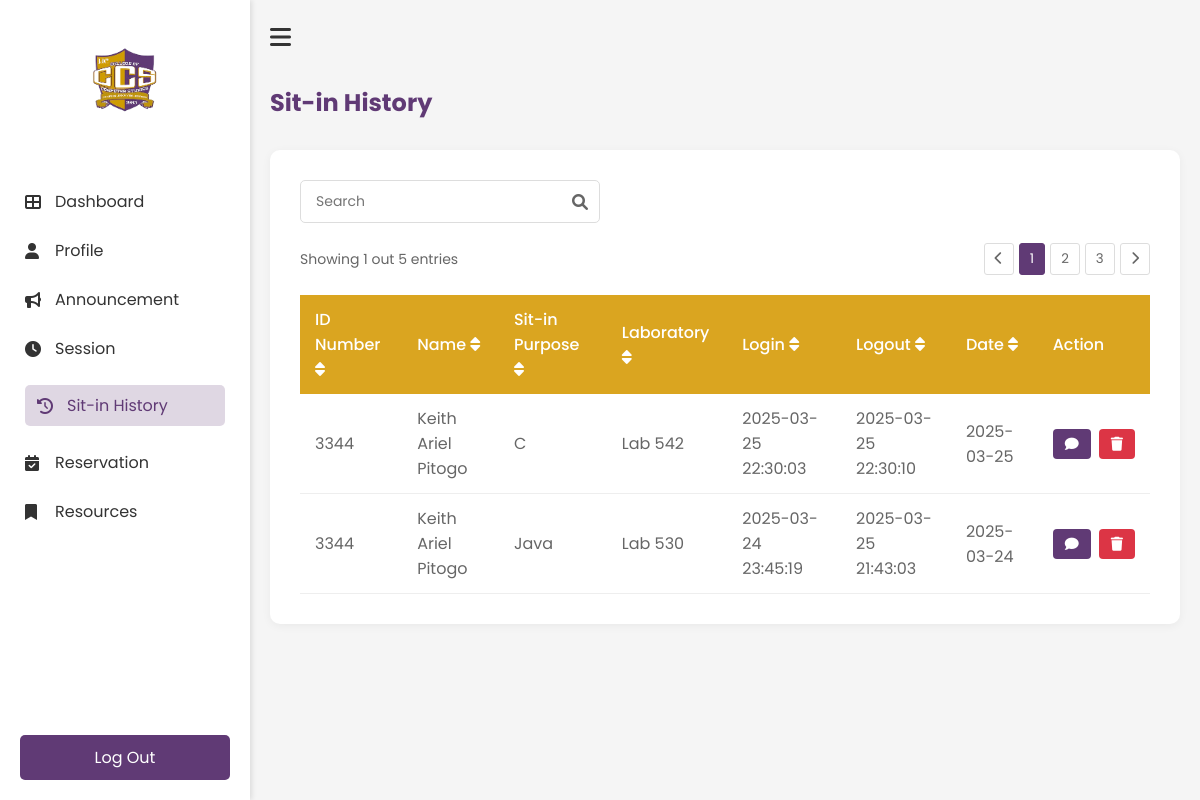
The page /History (signed in) on the database as committed earlier.
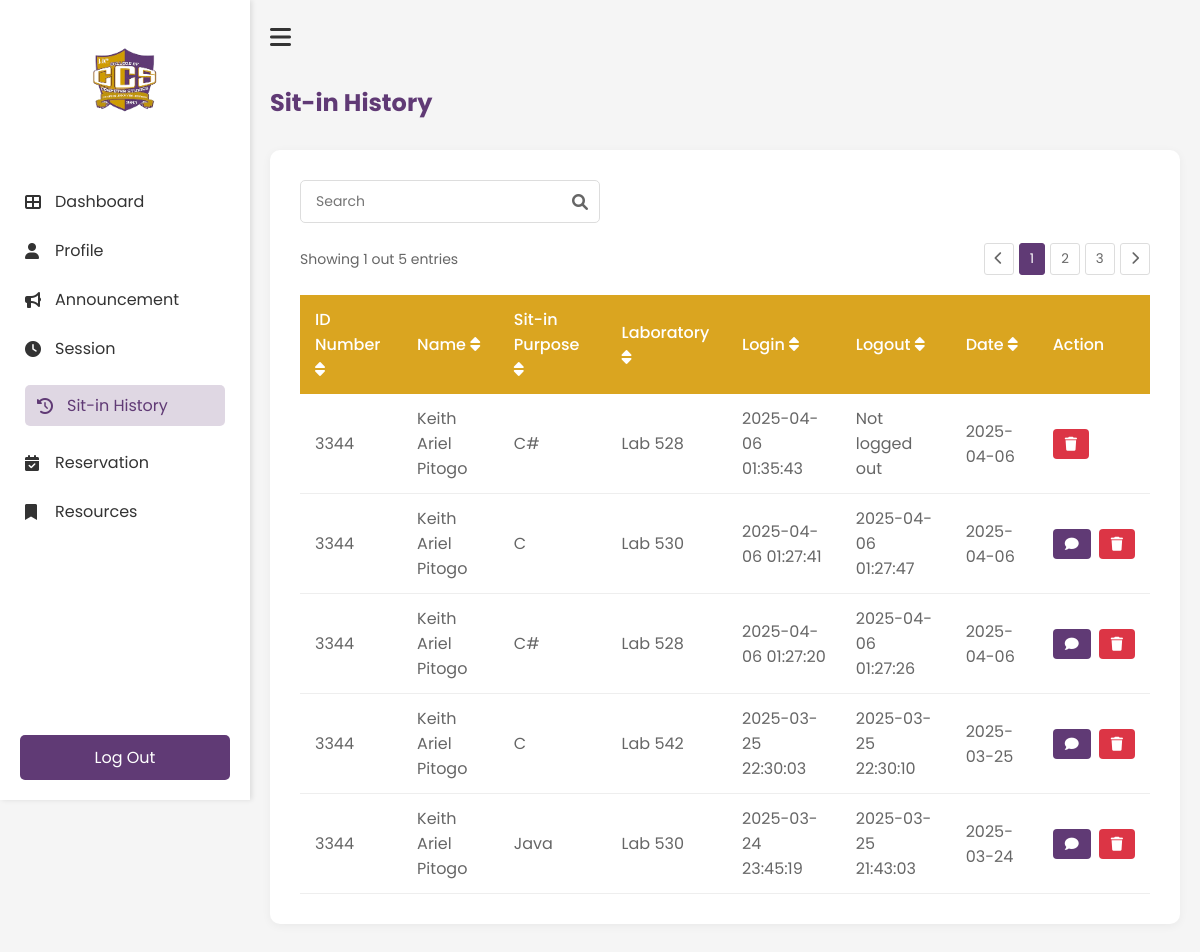
The same page on the database as committed later.
### tables this page shows
CREATE TABLE reservations (
                id INTEGER PRIMARY KEY AUTOINCREMENT,
                idno TEXT NOT NULL,
                purpose TEXT NOT NULL,
                lab TEXT NOT NULL,
                time_in DATETIME NOT NULL,
                status TEXT DEFAULT 'Pending', time_out DATETIME, requested_time DATETIME,
                FOREIGN KEY (idno) REFERENCES users(IDNO)
            );

### app.py (the view)
@app.route('/History')
def History():
    if 'username' not in session:
        return redirect(url_for('login'))
    history = get_user_history(session['student_id'])
    return render_template('student/history.html', history=history)

### templates/student/history.html (shortened to what this page needs)
<!DOCTYPE html>
<html lang="en">
    <head>
        <link rel="stylesheet" href="{{ url_for('static', filename='student/history.css') }}">
        <link rel="stylesheet" href="https://cdnjs.cloudflare.com/ajax/libs/font-awesome/6.0.0-beta3/css/all.min.css">
    </head>
    <body>
        <div class="history-container">
            <nav class="sidebar" id="sidebar">
                <div class="logo-container">
                    <img src="{{ url_for('static', filename='images/ccs.png') }}" alt="ccs logo" class="logo">
                </div>
                <ul class="nav-links">
                    <li><a href="{{ url_for('Dashboard') }}"><i class="fas fa-th-large"></i>Dashboard</a></li>
                    <li><a href="{{ url_for('Profile') }}"><i class="fas fa-user"></i>Profile</a></li>
                    <li><a href="{{ url_for('Announcement') }}"><i class="fas fa-bullhorn"></i>Announcement</a></li>
                    <li><a href="{{ url_for('Session') }}"><i class="fas fa-clock"></i>Session</a></li>
                    <li><a href="{{ url_for('History') }}" class="active"><i class="fas fa-history"></i>Sit-in History</a></li>
                    <li><a href="{{ url_for('Reservation') }}"><i class="fas fa-calendar-check"></i>Reservation</a></li>
                    <li><a href="{{ url_for('Resources') }}"><i class="fas fa-bookmark"></i>Resources</a></li>
                </ul>
                <div class="logout-section">
                    <a href="{{ url_for('logout') }}" class="logout-btn"></i>Log Out</a>
                </div>
            </nav>
            <main class="main-content">
                <div class="top-bar">
                    <button id="sidebar-toggle" class="hamburger-btn"><i class="fas fa-bars"></i></button>
                </div>
                <h1 class="header">Sit-in History</h1>
                <div class="history-card">
                    <div class="search-container">
                        <input type="text" id="searchInput" placeholder="Search" class="search-input">
                        <i class="fas fa-search search-icon"></i>
                    </div>
                    <div class="table-container">
                        <div class="pagination-top">
                            <span>Showing 1 out 5 entries</span>
                            <div class="pagination-controls">
                                <button class="page-btn"><i class="fas fa-chevron-left"></i></button>
                                <button class="page-btn active">1</button>
                                <button class="page-btn">2</button>
                                <button class="page-btn">3</button>
                                <button class="page-btn"><i class="fas fa-chevron-right"></i></button>
                            </div>
                        </div>
                <table class="history-table" id="historyTable">
                    <thead>
                        <tr>
                            <th onclick="sortTable(0)">ID Number <i class="fas fa-sort"></i></th>
                            <th onclick="sortTable(1)">Name <i class="fas fa-sort"></i></th>
                            <th onclick="sortTable(2)">Sit-in Purpose <i class="fas fa-sort"></i></th>
                            <th onclick="sortTable(3)">Laboratory <i class="fas fa-sort"></i></th>
                            <th onclick="sortTable(4)">Login <i class="fas fa-sort"></i></th>
                            <th onclick="sortTable(5)">Logout <i class="fas fa-sort"></i></th>
                            <th onclick="sortTable(6)">Date <i class="fas fa-sort"></i></th>
                            <th>Action</th>
                        </tr>
                    </thead>
                    <tbody>
                            {% for record in history %}
                            <tr data-id="{{ record.id }}">
                                <td>{{ record.idno }}</td>
                                <td>{{ record.name }}</td>
                                <td>{{ record.purpose }}</td>
                                <td>{{ record.laboratory }}</td>
                                <td>{{ record.login }}</td>
                                <td>{{ record.logout }}</td>
                                <td>{{ record.date }}</td>
                                <td>
                                    <div class="action-buttons">
                                        {% if record.status == 'Completed' %}
                                            <button class="feedback-btn" onclick="openFeedbackModal('{{ record.id }}')">
                                                <i class="fas fa-comment"></i>
                                            </button>
                                        {% endif %}
                                        <button class="delete-btn" onclick="deleteRecord('{{ record.id }}')">
                                            <i class="fas fa-trash"></i>
                                        </button>
                                    </div>
                                </td>
                            </tr>
                            {% endfor %}
                        </tbody>
                </table>
            </div>
        </div>
    </main>
    </body>
</html>

### static/student/history.css (style rules this page uses)
* { margin: 0; padding: 0; box-sizing: border-box; font-family: 'Poppins', sans-serif; }
body { background-color: #f5f5f5; }
.history-container { display: flex; min-height: 100vh; }
.history-card { background: white; border-radius: 10px; padding: 30px; box-shadow: 0 2px 10px rgba(0, 0, 0, 0.05); margin: 20px 0; }
.search-container { position: relative; margin-bottom: 20px; max-width: 300px; }
.search-input { width: 100%; padding: 10px 35px 10px 15px; border: 1px solid #ddd; border-radius: 5px; font-size: 14px; }
.search-icon { position: absolute; right: 12px; top: 50%; transform: translateY(-50%); color: #666; }
.table-container { overflow-x: auto; }
.pagination-top { display: flex; justify-content: space-between; align-items: center; margin-bottom: 20px; color: #666; font-size: 14px; }
.pagination-controls { display: flex; gap: 5px; }
.page-btn { padding: 5px 10px; border: 1px solid #ddd; background: white; border-radius: 3px; cursor: pointer; color: #666; }
.page-btn.active { background-color: #603A75; color: white; border-color: #603A75; }
.history-table { width: 100%; border-collapse: collapse; margin-top: 10px; }
.history-table th { background-color: #DAA520; color: white; text-align: left; padding: 12px 15px; font-weight: 500; }
.history-table td { padding: 12px 15px; border-bottom: 1px solid #eee; color: #666; }
.sidebar { width: 250px; height: 100vh; position: fixed; left: 0; top: 0; background-color: white; padding: 20px 0; transition: all 0.3s ease; box-shadow: 2px 0 5px rgba(0, 0, 0, 0.1); z-index: 1000; }
.main-content { margin-left: 250px; transition: all 0.3s ease; width: calc(100% - 250px); padding: 20px; }
.main-content { flex: 1; padding: 20px; transition: all 0.3s ease; }
.top-bar { display: flex; align-items: center; margin-bottom: 30px; }
.hamburger-btn { background: none; border: none; font-size: 24px; cursor: pointer; margin-right: 15px; color: #333; }
.logo-container { text-align: center; padding: 20px 0; }
.logo { width: 80px; height: auto; }
.nav-links { list-style: none; padding: 0; margin-top: 30px; }
.nav-links li { padding: 12px 25px; }
.nav-links li a { color: #333; text-decoration: none; display: flex; align-items: center; transition: 0.3s; }
.nav-links li a:hover, .nav-links li a.active { padding: 8px 12px; border-radius: 5px; color: #603A75; background-color: rgba(96, 58, 117, 0.2); }
.nav-links li a i { margin-right: 10px; width: 20px; }
.nav-links li a:hover, .nav-links li a.active { color: #603A75; }
.logout-section { position: absolute; bottom: 20px; width: 100%; padding: 0 20px; }
.logout-btn { display: block; width: 100%; padding: 10px; background-color: #603A75; color: white; text-align: center; text-decoration: none; border-radius: 5px; transition: 0.3s; }
.main-content h1 { color: #603A75; margin-bottom: 30px; font-size: 24px; }
.feedback-btn { background-color: #603A75; color: white; border: none; padding: 8px 12px; border-radius: 4px; cursor: pointer; font-family: 'Poppins', sans-serif; display: flex; align-items: center; gap: 5px; }
.feedback-btn i { font-size: 14px; }
.action-buttons { display: flex; gap: 8px; }
.delete-btn { background-color: #dc3545; color: white; border: none; padding: 8px 12px; border-radius: 4px; cursor: pointer; font-family: 'Poppins', sans-serif; display: flex; align-items: center; }
.delete-btn i { font-size: 14px; }

Rows that differ between the two databases and show on the page:
added reservations: idno "3344", name "Keith Ariel Pitogo", purpose "C#", laboratory "Lab 528", login "2025-04-06 01:35:43", logout "Not logged out", date "2025-04-06"
added reservations: idno "3344", name "Keith Ariel Pitogo", purpose "C", laboratory "Lab 530", login "2025-04-06 01:27:41", logout "2025-04-06 01:27:47", date "2025-04-06"
added reservations: idno "3344", name "Keith Ariel Pitogo", purpose "C#", laboratory "Lab 528", login "2025-04-06 01:27:20", logout "2025-04-06 01:27:26", date "2025-04-06"
